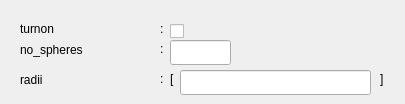
        <widget class="QWidget" name="tab_2">
         <attribute name="title">
          <string>flux</string>
         </attribute>
         <widget class="QLabel" name="program_sincostr_switch_25">
          <property name="geometry">
           <rect>
            <x>20</x>
            <y>70</y>
            <width>141</width>
            <height>20</height>
           </rect>
          </property>
          <property name="text">
           <string>radii</string>
          </property>
         </widget>
         <widget class="QLineEdit" name="lineEdit_20">
          <property name="geometry">
           <rect>
            <x>180</x>
            <y>70</y>
            <width>191</width>
            <height>25</height>
           </rect>
          </property>
          <property name="text">
           <string/>
          </property>
         </widget>
         <widget class="QLabel" name="program_LES_switch_label_13">
          <property name="geometry">
           <rect>
            <x>20</x>
            <y>40</y>
            <width>131</width>
            <height>20</height>
           </rect>
          </property>
          <property name="text">
           <string>no_spheres</string>
          </property>
         </widget>
         <widget class="QLabel" name="label_215">
          <property name="geometry">
           <rect>
            <x>380</x>
            <y>70</y>
            <width>16</width>
            <height>17</height>
           </rect>
          </property>
          <property name="text">
           <string>]</string>
          </property>
         </widget>
         <widget class="QLineEdit" name="lineEdit_5">
          <property name="geometry">
           <rect>
            <x>170</x>
            <y>40</y>
            <width>61</width>
            <height>25</height>
           </rect>
          </property>
         </widget>
         <widget class="QLabel" name="label_214">
          <property name="geometry">
           <rect>
            <x>160</x>
            <y>70</y>
            <width>16</width>
            <height>17</height>
           </rect>
          </property>
          <property name="text">
           <string>:</string>
          </property>
         </widget>
         <widget class="QLabel" name="label_216">
          <property name="geometry">
           <rect>
            <x>170</x>
            <y>70</y>
            <width>16</width>
            <height>17</height>
           </rect>
          </property>
          <property name="text">
           <string>[</string>
          </property>
         </widget>
         <widget class="QLabel" name="label_88">
          <property name="geometry">
           <rect>
            <x>160</x>
            <y>40</y>
            <width>16</width>
            <height>17</height>
           </rect>
          </property>
          <property name="text">
           <string>:</string>
          </property>
         </widget>
         <widget class="QLabel" name="program_LES_switch_label_12">
          <property name="geometry">
           <rect>
            <x>20</x>
            <y>20</y>
            <width>111</width>
            <height>17</height>
           </rect>
          </property>
          <property name="text">
           <string>turnon</string>
          </property>
         </widget>
         <widget class="QLabel" name="label_87">
          <property name="geometry">
           <rect>
            <x>160</x>
            <y>20</y>
            <width>16</width>
            <height>17</height>
           </rect>
          </property>
          <property name="text">
           <string>:</string>
          </property>
         </widget>
         <widget class="QCheckBox" name="checkBox_15">
          <property name="geometry">
           <rect>
            <x>170</x>
            <y>20</y>
            <width>92</width>
            <height>23</height>
           </rect>
          </property>
          <property name="text">
           <string/>
          </property>
         </widget>
        </widget>
